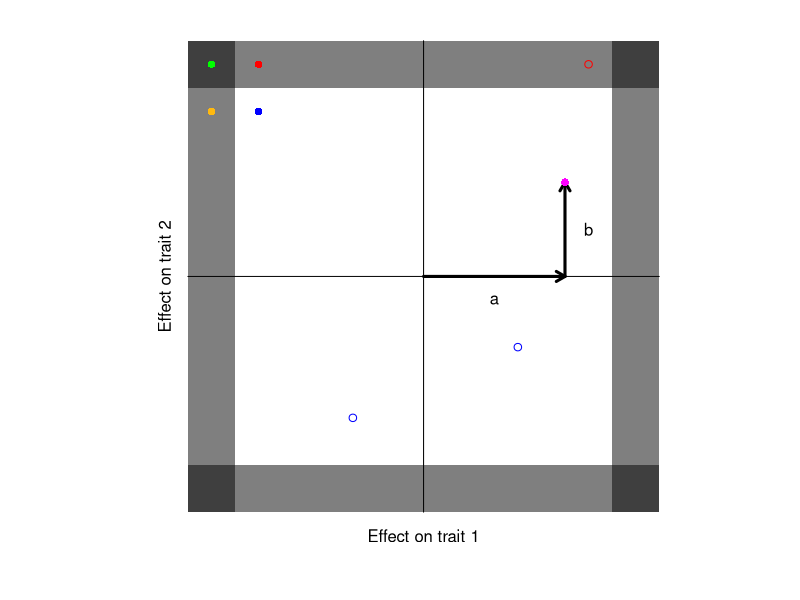

Write the R code that produced this figure.
par( mar= c(1,1,1,1))

# Empty plot
plot(-1:1, -1:1, type='n', axes=F, asp = 1,
     xlab="", ylab="",
     xlim = c(-1.2, 1), ylim = c(-1.2, 1))
text(0, -1.1, "Effect on trait 1")
text(-1.1, 0, "Effect on trait 2", srt=90)
# y-axis tails
rect(-1,0.8,1,   1, col = rgb(0,0,0, 0.5), border = NA)
rect(-1, -1,1,-0.8, col = rgb(0,0,0, 0.5), border = NA)
# x-axis tails
rect(-1,-1,-0.8 ,1, col = rgb(0,0,0, 0.5), border = NA)
rect(0.8, -1,1,1, col = rgb(0,0,0, 0.5), border = NA)

# Add the arrows for a and b
arrows(  0, 0, 0.6,   0, length = 0.1, lwd = 3)
arrows(0.6, 0, 0.6, 0.4, length = 0.1, lwd = 3)
text(0.3, -0.1, "a")
text(0.7,  0.2, "b")
# Axis labels
segments(-1, 0, 1, 0, lty=1)
segments( 0, 1, 0,-1, lty=1)

# X and Y coordinates for the points
x <- c(-0.9,-0.7, -0.9, -0.7, 0.7, -0.3, 0.4, 0.6)
y <- c( 0.9, 0.9,  0.7,  0.7, 0.9, -0.6,-0.3, 0.4)
colvec <- c('green', 'red', 'darkgoldenrod1', 'blue', 'red', 'blue', 'blue', 'magenta')

# Plot the points
points(
  x,y,
  col=colvec,
  pch = c(16,16,16,16,1,1,1, 16)
  )
# legend(1, 0.3, pch = c(4,16,16,16), col= c(1, rgb(1,1,0) ,3,2), bty='n',
#        legend = c("'Zero' effect", "Non-pleiotropy", "Positive pleiotropy", "Negative pleiotropy"))
